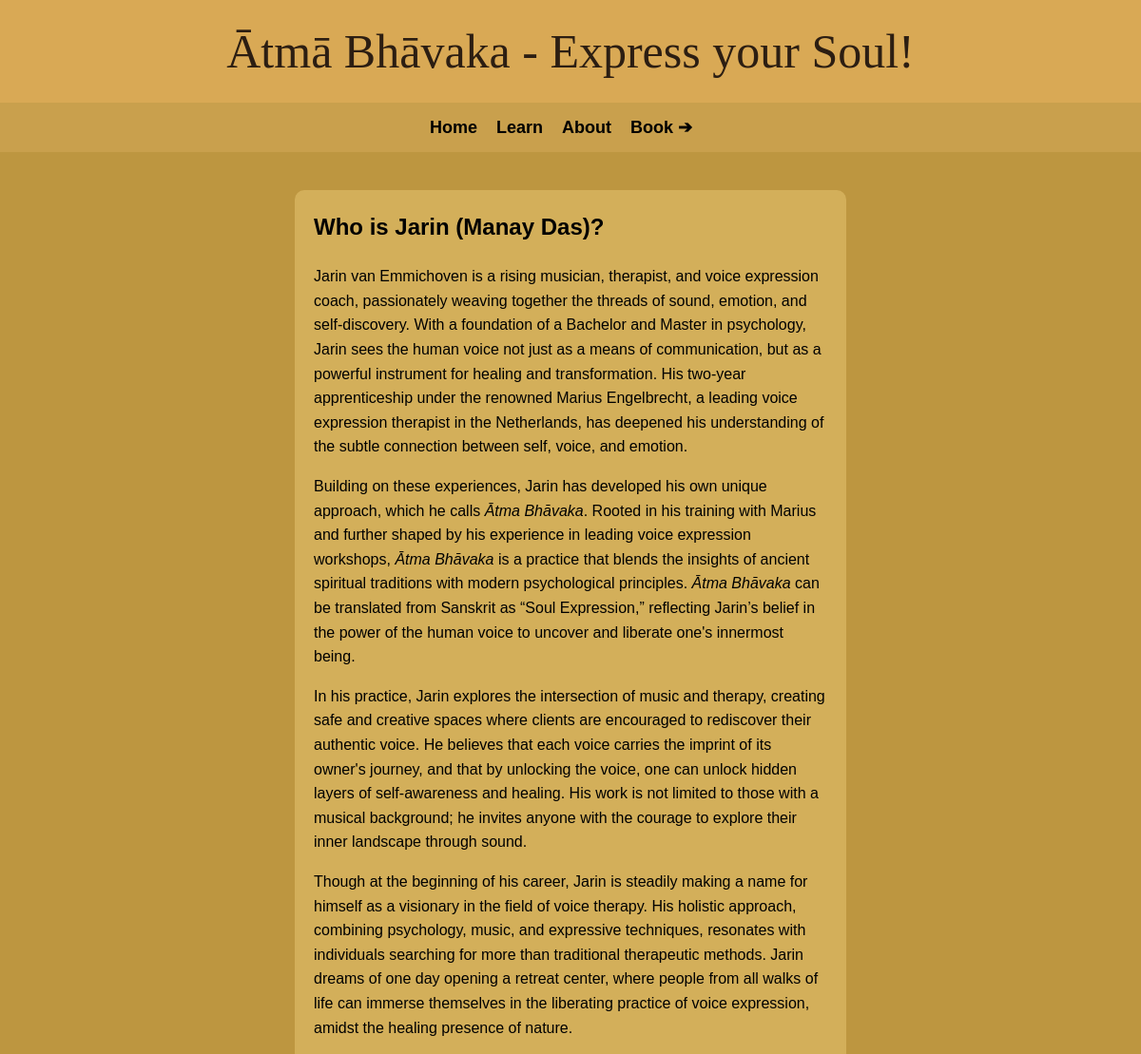
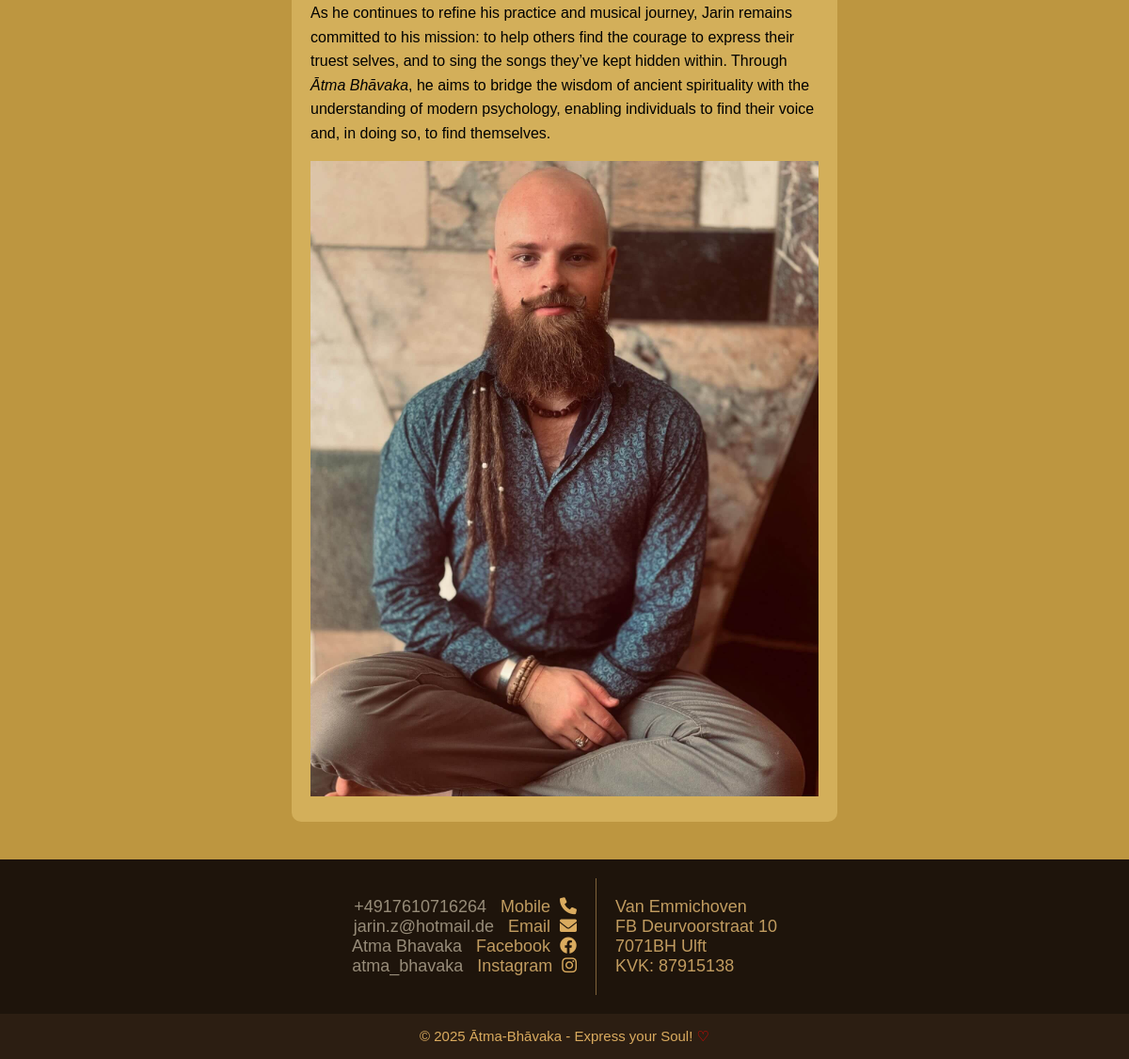
The page /about/ on the database its author committed (2 pictures, top to bottom).
### content/models.py (models this page shows, shortened)
class ContactInfo(models.Model):
    phone = models.CharField(max_length=50)
    email = models.EmailField()
    instagram_handle = models.CharField(max_length=100)
    facebook_name = models.CharField(max_length=100)
    facebook_url = models.URLField()
    instagram_url = models.URLField()
    workshop_address_line1 = models.CharField(max_length=200)
    workshop_address_line2 = models.CharField(max_length=200)
    company_name = models.CharField(max_length=200)
    company_address_line1 = models.CharField(max_length=200)
    company_address_line2 = models.CharField(max_length=200)
    company_kvk = models.CharField(max_length=50, verbose_name="KVK Number")
    class Meta:
        verbose_name = "Contact Information"
        verbose_name_plural = "Contact Information"

### atma_bhavaka/views.py (the view)
# urls.py: path('about/', about_view, name='about'),
def about_view(request):
    about_content = PageContent.objects.filter(page='about', is_active=True).order_by('order')
    context = {
        'about_content': about_content,
    }
    return render(request, 'about.html', context)

### content/context_processors.py (called while the page is built)
def contact_info(request):
    contact = ContactInfo.objects.first()
    return {
        'contact_info': contact
    }

### templates/about.html (shortened to what this page needs)
{% extends "base.html" %}
{% load static %}
{% block content %}
<div class="container">
  <div class="about-page">
    <h2 style="margin-top: 0px;">Who is Jarin (Manay Das)?</h2>
    <p style="margin-top: 0px;">Jarin van Emmichoven is a rising musician, therapist, and voice expression coach, passionately weaving together the threads of sound, emotion, and self-discovery. With a foundation of a Bachelor and Master in psychology, Jarin sees the human voice not just as a means of communication, but as a powerful instrument for healing and transformation. His two-year apprenticeship under the renowned Marius Engelbrecht, a leading voice expression therapist in the Netherlands, has deepened his understanding of the subtle connection between self, voice, and emotion.&nbsp;</p>
    <p>Building on these experiences, Jarin has developed his own unique approach, which he calls <em>Ātma Bhāvaka</em>. Rooted in his training with Marius and further shaped by his experience in leading voice expression workshops, <em>Ātma Bhāvaka</em> is a practice that blends the insights of ancient spiritual traditions with modern psychological principles. <em>Ātma Bhāvaka</em> can be translated from Sanskrit as &ldquo;Soul Expression,&rdquo; reflecting Jarin&rsquo;s belief in the power of the human voice to uncover and liberate one's innermost being.&nbsp;</p>
    <p>In his practice, Jarin explores the intersection of music and therapy, creating safe and creative spaces where clients are encouraged to rediscover their authentic voice. He believes that each voice carries the imprint of its owner's journey, and that by unlocking the voice, one can unlock hidden layers of self-awareness and healing. His work is not limited to those with a musical background; he invites anyone with the courage to explore their inner landscape through sound.&nbsp;</p>
    <p>Though at the beginning of his career, Jarin is steadily making a name for himself as a visionary in the field of voice therapy. His holistic approach, combining psychology, music, and expressive techniques, resonates with individuals searching for more than traditional therapeutic methods. Jarin dreams of one day opening a retreat center, where people from all walks of life can immerse themselves in the liberating practice of voice expression, amidst the healing presence of nature.&nbsp;</p>
    <p>As he continues to refine his practice and musical journey, Jarin remains committed to his mission: to help others find the courage to express their truest selves, and to sing the songs they&rsquo;ve kept hidden within. Through <em>Ātma Bhāvaka</em>, he aims to bridge the wisdom of ancient spirituality with the understanding of modern psychology, enabling individuals to find their voice and, in doing so, to find themselves.&nbsp;</p>
    <img src="{% static 'media/manay_das.jpg' %}" alt="Manay Das">
   </div>
</div>
{% endblock %}

### templates/base.html (shortened to what this page needs)
{% load static %}
<!DOCTYPE html>
<html lang="en">
<head>
    <link rel="stylesheet" href="{% static 'css/styles.css' %}">
    <link rel="stylesheet" href="https://cdnjs.cloudflare.com/ajax/libs/font-awesome/6.0.0/css/all.min.css">
</head>
<body>
    <h1 id="webpage-title">Ātmā Bhāvaka - Express your Soul!</h1>
    <header>
        <nav>
          <ul>
            <li><a href="{% url 'home' %}">Home</a></li>
            <li><a href="{% url 'learn' %}">Learn</a></li>
            <li><a href="{% url 'about' %}">About</a></li>
            <li><a href="{% url 'book' %}">Book ➔</a></li>
          </ul>
        </nav>
    </header>
    <main>
        {% block content %}{% endblock %}
    </main>
    <footer>
        <div class="footer-container">
            <div class="fc-left">
                <ul class="footer-links">
                    {% if contact_info %}
                    <li>
                      <span class="footer-contact-info">{{ contact_info.phone }}</span>&nbsp;&nbsp;&nbsp;<a class="footer-links" href="tel:{{ contact_info.phone }}" target="_blank" rel="noopener">Mobile &nbsp;<i class="fas fa-phone"></i></a>
                    </li>
                    <li>
                      <span class="footer-contact-info">{{ contact_info.email }}</span>&nbsp;&nbsp;&nbsp;<a class="footer-links" href="mailto:{{ contact_info.email }}" rel="noopener">Email &nbsp;<i class="fas fa-envelope"></i></a>
                    </li>
                    <li>
                      <span class="footer-contact-info">{{ contact_info.facebook_name }}</span>&nbsp;&nbsp;&nbsp;<a class="footer-links" href="{{ contact_info.facebook_url }}" target="_blank" rel="noopener">Facebook &nbsp;<i class="fab fa-facebook"></i></a>
                    </li>
                    <li>
                      <span class="footer-contact-info">{{ contact_info.instagram_handle }}</span>&nbsp;&nbsp;&nbsp;<a class="footer-links" href="{{ contact_info.instagram_url }}" target="_blank" rel="noopener">Instagram &nbsp;<i class="fab fa-instagram"></i></a>
                    </li>
                    {% endif %}
                  </ul>
            </div>
            <div class="fc-right">
                {% if contact_info %}
                <ul>
                    <li>{{ contact_info.company_name }}</li>
                    <li>{{ contact_info.company_address_line1 }}</li>
                    <li>{{ contact_info.company_address_line2 }}</li>
                    <li>KVK: {{ contact_info.company_kvk }}</li>
                </ul>
                {% endif %}
            </div>
        </div>
        <div class="copyright">
            <p>&copy; 2025 Ātma-Bhāvaka - Express your Soul!
              <a class="footer-links" href="https://github.com/denisklopotan/atma-bhavaka" target="_blank" rel="noopener"><span class="heart">♡</span></a>
            </p>
        </div>
    </footer>
</body>
</html>

### static/css/styles.css (style rules this page uses)
html, body { overflow-x: hidden; max-width: 100%; }
body { background-color: black; color: black; font-family: Arial, sans-serif; margin: 0; padding: 0; display: flex; min-height: 100vh; flex-direction: column; }
main { line-height: 1.6; padding: 20px 20px 40px; align-items: center; flex-direction: column; flex: 1; }
#webpage-title { background-color: #d9a955; color: #2c1e12; margin: 0; padding: 25px 20px; text-align: center; font-family: auto; font-weight: 400; font-size: 50px; }
header { background-color: #c9a04d; color: #000000; padding: 15px 20px; text-align: center; }
header nav ul { list-style-type: none; margin: 0; padding: 0; display: flex; align-items: center; justify-content: center; font-size: large; }
header nav ul li { display: inline; margin-right: 20px; }
header nav ul li a { color: #000000; text-decoration: none; font-weight: bold; }
.container { max-width: 50%; margin: 0 auto; position: relative; }
.about-page { background-color: #d3af5a; padding: 20px; border-radius: 10px; }
.container img { max-width: 100%; height: auto; }
.fa-phone { color: #25D366; }
.fa-envelope { color: #0088cc; }
footer { background-color: #2c1e12; color: #c19c60; width: 100%; bottom: 0; }
.footer-container { background-color: #1e140b; display: flex; justify-content: center; padding: 20px 0px 20px; }
.fc-left { text-align: right; border-right: 1px solid #dfb26981; }
footer ul { list-style-type: none; padding: 20px; margin: 0px; font-size: 18px; }
.footer-links { color: #c19c60; text-decoration: none; }
footer span { color: #978c79; font-size: 18px; }
footer i { color: #daab5f !important; }
.copyright { color: #daab5f; text-align: center; font-size: 15px; }
.heart { color: red; font-size: 15px; }

### templates/about.html (style rules this page uses)
main { background-color: #bd9640; padding: 40px 20px 40px; }

### rows shown on the page
ContactInfo: phone "+4917610716264", email "jarin.z@hotmail.de", facebook_name "Atma Bhavaka", instagram_handle "atma_bhavaka", company_name "Van Emmichoven", company_address_line1 "FB Deurvoorstraat 10", company_address_line2 "7071BH Ulft", company_kvk "87915138"
